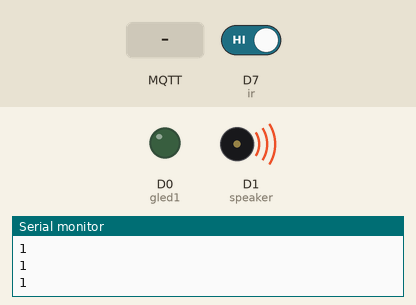
Simulated run of this sketch. Board: ESP8266 (NodeMCU). On the bench: output pins drawn as LEDs (lit = HIGH), buzzer (waves = sounding, pin HIGH), the last lines printed to the serial monitor. The test bench sets the inputs (shaded band); at power-on: D7 (ir) HIGH. WiFi joins after 1.5 s; servers stay silent unless stated; no MQTT or app messages arrive unless stated.

Above: at 2.7 s.
2.8 s: D7 (ir) driven LOW
At 3.1 s:
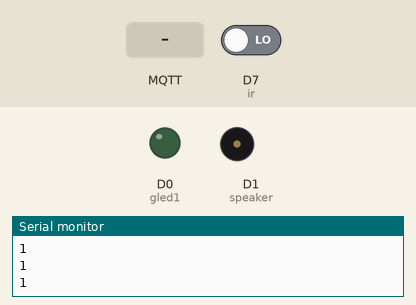
At 5.4 s:
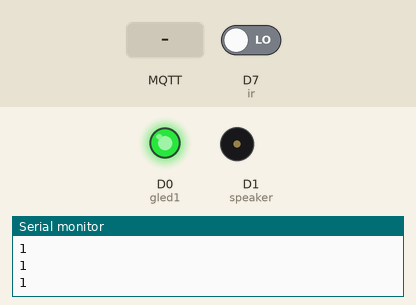
5.8 s: MQTT message "fire detected" arrives on the first subscribed topic
At 5.9 s:
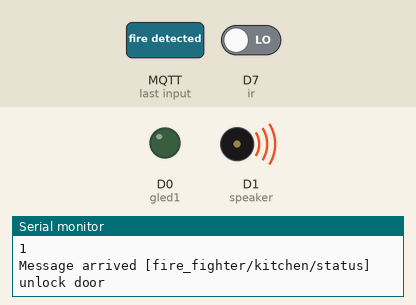
Timing chart, 0 to 8.8 s (numbered marks = the images above; inputs shaded):
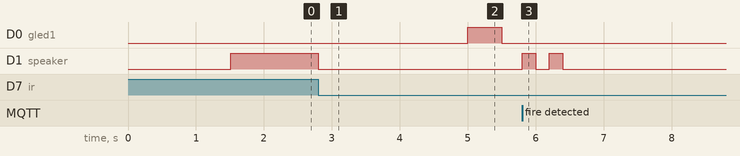

The sketch:

doorlock.ino
```cpp
#include <Nextion.h>

#include <Servo.h>

#include <ESP8266WiFi.h>
#include <PubSubClient.h>
#include<SoftwareSerial.h>


const char* ssid = "was";
const char* password = "1234qwerty";
const char* mqtt_server = "192.168.43.63";
String access_pin="";
SoftwareSerial serial(D6, D5); //(rx,tx)

Nextion nex(serial,9600);
int getir();
String door="locked";
int door_status=getir();
int prev_status=0;
int gled1=D0;
int speaker=D1;
int ir=D7;
int pir=D8;
WiFiClient espClient;
PubSubClient client(espClient);
long lastMsg = 0;
char msg[50];
int value = 0;


void setup() {

pinMode(speaker,OUTPUT);
pinMode(gled1,OUTPUT);
pinMode(ir,INPUT_PULLUP);
 //int door_status=getir();
  /*
  if(getir())
  {
    angle=80;
  servo.write(angle);
  }
  else
  {

    angle=8;
  servo.write(angle);
  }*/
  Serial.begin(115200);
 setup_wifi();
  client.setServer(mqtt_server, 1883);
  client.setCallback(callback);
serial.begin(9600);

}

void setup_wifi() {

  delay(10);
  // We start by connecting to a WiFi network
  Serial.println();
  Serial.print("Connecting to ");
  Serial.println(ssid);
WiFi.begin(ssid, password);


  while (WiFi.status() != WL_CONNECTED) {
    delay(500);
    Serial.print(".");
  }

  Serial.println("");
  Serial.println("WiFi connected");
  Serial.println("IP address: ");
  Serial.println(WiFi.localIP());

}

void blinks()
{

digitalWrite(gled1,HIGH);
//digitalWrite(gled2,HIGH);
delay(500);
digitalWrite(gled1,LOW);
//digitalWrite(gled2,LOW);


}

void unlock_door()
{
    door="unlock";

   /*
    if(angle!=8)
    {
    for(;angle>8;angle--)
    {
      servo.write(angle);
      delay(8);
    }

    }
*/
   digitalWrite(speaker,HIGH);
    delay(200);
    digitalWrite(speaker,LOW);
  delay(200);
   digitalWrite(speaker,HIGH);
    delay(200);
    digitalWrite(speaker,LOW);

delay(3000);


}

void lock_door()
{
  door="locked";
 /*
   if(angle!=80)
    {
    for(;angle<80;angle++)
    {
      servo.write(angle);
      delay(8);
    }

    }
    */
      digitalWrite(speaker,HIGH);
    delay(100);
    digitalWrite(speaker,LOW);


}


void callback(char* topic, byte* payload, unsigned int length) {
  Serial.print("Message arrived [");
  Serial.print(topic);
  Serial.print("] ");
  String msg;
  for (int i = 0; i < length; i++) {
    msg+=(char)payload[i];
  }
  if(msg=="fire detected")
  {
    msg="";

client.publish("doorlock/fire_fighter/help","dont worry i will open the door :)");
     nex.setComponentText("t5", "FIRE!!");
 Serial.println("unlock door");
  unlock_door();
delay(5000);

  }
  else if(msg=="door open")
  {
 nex.setComponentText("t5","DOOR DEACTIVATED");
 Serial.println("unlock door");
  unlock_door();
//delay(5000);

  }
  else if(msg==access_pin)
  {
    Serial.println(access_pin);
    unlock_door();
  access_pin="";
  }
  Serial.println();


}

void alert()
{
  Serial.println(prev_status);
digitalWrite(speaker,HIGH);

  if(prev_status!=door_status)
 {
  Serial.println("sending notify");
   prev_status=door_status;
   client.publish("doorlock/front/msg","Security breach");

 }
}


void reconnect() {
  // Loop until we're reconnected
  while (!client.connected()) {
    Serial.print("Attempting MQTT connection...");
    // Attempt to connect
    if (client.connect("doorlock")) {
      Serial.println("connected");
      // Once connected, publish an announcement...
      client.publish("doorlock/front/status", "doorlock System active");
     // client.publish("doorlock/fire_fighter/help", "Don't worry openning the door");
      // ... and resubscribe
      client.subscribe("fire_fighter/kitchen/status");
      client.subscribe("house_hold/living/status");
      client.subscribe("thor/8754623583/status");

      client.subscribe("fire_fighter/kitchen/msg");
      client.subscribe("house_hold/living/msg");
      client.subscribe("thor/8754623583/msg");
      client.subscribe("co/front/doorlock");
      //client.subscribe("fire_fighter/doorlock/help");
      //client.subscribe("house_hold/doorlock/help");

    }
    else {
      Serial.print("failed, rc=");
      Serial.print(client.state());
      Serial.println(" try again in 5 seconds");
      // Wait 5 seconds before retrying
      delay(5000);
    }
  }
}


int gas_value=0;
int flame_value=0;


char* a;
char pin[]={'1','2','3','4'};
int pos=0;
String message1="";

int getir()
{
return digitalRead(ir);

}
int ff=0;
void loop() {

/*
if(digitalRead(pir)==1 && ff==0)
{
  ff=1;
nex.sendCommand("sleep=0");
}
else if(digitalRead(pir)==0 && ff==1)
{
  ff=0;
  nex.sendCommand("sleep=1");
}

*/
if(!getir())
{
  prev_status=getir();
  //Serial.println(getir());
  if(door=="unlock")
  {
    Serial.println(door);
    digitalWrite(speaker,HIGH);
    delay(200);
    digitalWrite(speaker,LOW);
  }
  door="locked";
  digitalWrite(speaker,LOW);
  //prev_status=getir();
  door_status=getir();

message1=nex.listen();
if(message1!="")
{
  Serial.print(message1);

client.publish("doorlock/front/co","need pin");

access_pin=message1;
/*if(message1==1234)
{
  unlock_door();
}
*/

}
}

else if(getir()==1 && door=="locked")
{
  door_status=getir();
  // Serial.println(getir);
  alert();
}


if (!client.connected()) {
    reconnect();
  }
  client.loop();


 long now = millis();
  if (now - lastMsg > 5000)
  {
    lastMsg = now;
        blinks();


      }


}
```

Measured:
- after the input at 2.8 s, D1 (speaker): HIGH → LOW at once
- after the input at 5.8 s, D0 (gled1): stays LOW (without the input it goes to HIGH after 4.2 s); D1 (speaker): alternates HIGH for 0.20 s and LOW for 0.20 s, 4 changes in all, then stays LOW, starting at once
